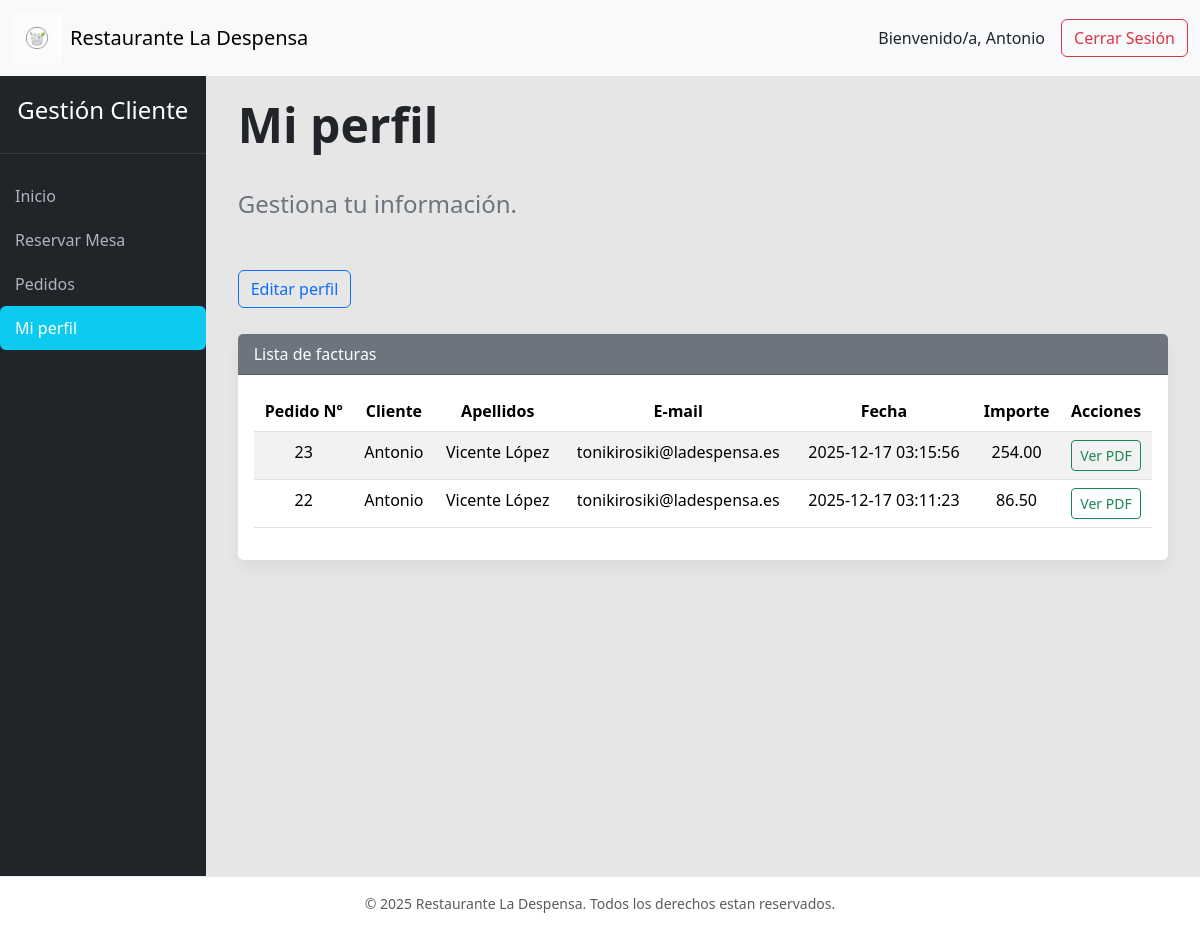
Page /clientes/modperfil.php (signed in) on the earlier database version.
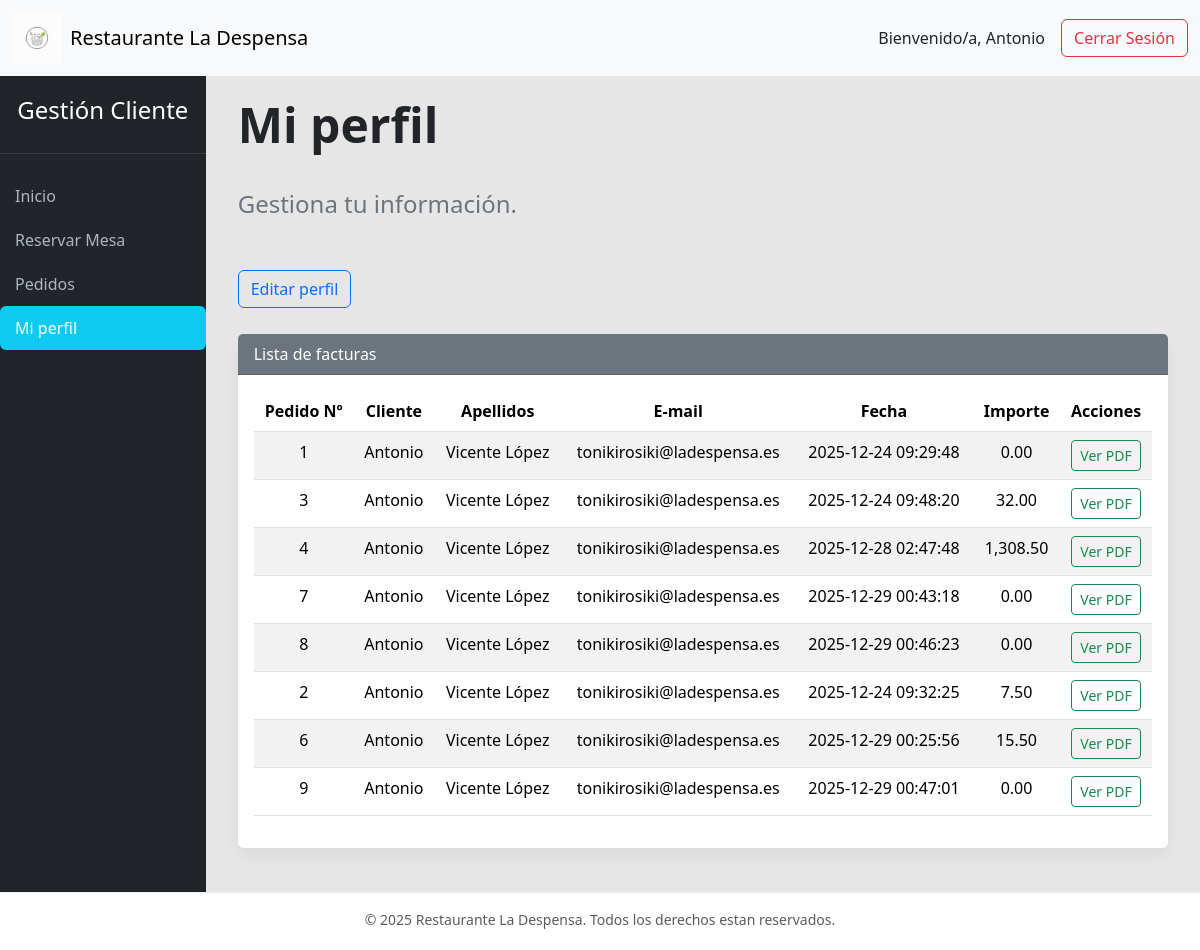
Same page on the later database version.
### tables this page shows
CREATE TABLE `pedido` (
  `idped` int(11) NOT NULL,
  `usuario` varchar(9) NOT NULL,
  `nmesa` int(11) NOT NULL,
  `estado` tinyint(1) NOT NULL,
  `fecha` timestamp NOT NULL DEFAULT current_timestamp() ON UPDATE current_timestamp()
);

CREATE TABLE `usuario` (
  `dni` varchar(9) NOT NULL,
  `nombre` varchar(255) NOT NULL,
  `apellidos` varchar(255) DEFAULT NULL,
  `rol` int(11) NOT NULL,
  `email` varchar(255) NOT NULL,
  `telefono` varchar(15) NOT NULL,
  `direccion` varchar(255) DEFAULT NULL,
  `pass` varchar(255) NOT NULL,
  `estado` tinyint(1) NOT NULL DEFAULT 0 COMMENT 'bloqueado=1 desbloqueado=0'
);

### clientes/modperfil.php (the view, shortened to what this page needs)
<?php
include("../conexion.php");
?>
<!doctype html>
<html lang="es">
<head>
    <?php
    include("../head.php");
    ?>
</head>
<body>
    <div class="d-flex flex-column w-100">
        <?php
        include("../nav.php");
        ?>
        <div class="wrapper">
            <?php
            include("navbar.php");
            ?>
            <div id="content">
                <div class="container-fluid">
                    <h1 class="page-heading">Mi perfil</h1>
                    <p class="subheading">Gestiona tu información.</p>
                    <p>
                        <button class="btn btn-outline-primary" type="button" data-bs-toggle="collapse" data-bs-target="#collapseWidthExample" aria-expanded="false" aria-controls="collapseWidthExample">
                            Editar perfil
                        </button>
                    </p>
                    <div style="min-height: 10px;">
                    </div>
                    <div class="card">
                        <div class="card-header bg-secondary text-white">
                            Lista de facturas
                        </div>
                        <div class="card-body">
                            <div class="table-responsive">
                                <table class="table table-striped table-hover">
                                    <thead>
                                        <tr class='text-center'>
                                            <th>Pedido Nº</th>
                                            <th>Cliente</th>
                                            <th>Apellidos</th>
                                            <th>E-mail</th>
                                            <th>Fecha</th>
                                            <th>Importe</th>
                                            <th>Acciones</th>
                                        </tr>
                                    </thead>
                                    <tbody>
                                        <?php
                                        $dni = $_SESSION['dni'];
                                        $datos_user = "SELECT * FROM usuario WHERE dni='$dni'";
                                        $res3 = mysqli_query($conn, $datos_user);
                                        $row3 = mysqli_fetch_assoc($res3);
                                        $email = $row3['email'];
                                        $nombre = $row3['nombre'];
                                        $apellidos = $row3['apellidos'];
                                        $pedidos_cons = "SELECT * FROM pedido WHERE usuario='$dni'";
                                        $res = mysqli_query($conn, $pedidos_cons);
                                        if ($res && mysqli_num_rows($res) > 0) {
                                            while ($row = mysqli_fetch_assoc($res)) {
                                                $total = 0;
                                                $idped = $row['idped'];
                                                $fecha = $row['fecha'];
                                                $consulta_pedido_producto = "SELECT SUM(p.precio*pp.cant) AS total FROM pedido_producto pp, producto p WHERE pp.idprod = p.idprod AND pp.idped =$idped";
                                                $res2 = mysqli_query($conn, $consulta_pedido_producto);
                                                while ($row2 = mysqli_fetch_assoc($res2)) {
                                                    $total = $row2['total'];
                                                }
                                        ?>
                                                <tr class='text-center'>
                                                    <td> <?php echo $idped; ?> </td>
                                                    <td> <?php echo $nombre; ?> </td>
                                                    <td> <?php echo $apellidos; ?> </td>
                                                    <td> <?php echo $email; ?> </td>
                                                    <td> <?php echo $fecha; ?> </td>
                                                    <td> <?php echo number_format($total, 2); ?> </td>
                                                    <td><a href="PDF/factura.php?id=' <?php echo $idped; ?>'" class="btn btn-sm btn-outline-success">Ver PDF</a></td>
                                                </tr>
                                        <?php
                                            }
                                        }
                                        ?>
                                    </tbody>
                                </table>
                            </div>
                        </div>
                    </div>
                </div>
            </div>
        </div>
        <?php
        include("../footer.php");
        ?>
    </div>
</body>
</html>

Differences in the rows shown:
removed pedido: idped "23", usuario.nombre "Antonio", usuario.apellidos "Vicente López", usuario.email "tonikirosiki@ladespensa.es", fecha "2025-12-17 03:15:56", total "254.00"
removed pedido: idped "22", usuario.nombre "Antonio", usuario.apellidos "Vicente López", usuario.email "tonikirosiki@ladespensa.es", fecha "2025-12-17 03:11:23", total "86.50"
added pedido: idped "1", usuario.nombre "Antonio", usuario.apellidos "Vicente López", usuario.email "tonikirosiki@ladespensa.es", fecha "2025-12-24 09:29:48", total "0.00"
added pedido: idped "3", usuario.nombre "Antonio", usuario.apellidos "Vicente López", usuario.email "tonikirosiki@ladespensa.es", fecha "2025-12-24 09:48:20", total "32.00"
added pedido: idped "4", usuario.nombre "Antonio", usuario.apellidos "Vicente López", usuario.email "tonikirosiki@ladespensa.es", fecha "2025-12-28 02:47:48", total "1,308.50"
added pedido: idped "7", usuario.nombre "Antonio", usuario.apellidos "Vicente López", usuario.email "tonikirosiki@ladespensa.es", fecha "2025-12-29 00:43:18", total "0.00"
added pedido: idped "8", usuario.nombre "Antonio", usuario.apellidos "Vicente López", usuario.email "tonikirosiki@ladespensa.es", fecha "2025-12-29 00:46:23", total "0.00"
added pedido: idped "2", usuario.nombre "Antonio", usuario.apellidos "Vicente López", usuario.email "tonikirosiki@ladespensa.es", fecha "2025-12-24 09:32:25", total "7.50"
added pedido: idped "6", usuario.nombre "Antonio", usuario.apellidos "Vicente López", usuario.email "tonikirosiki@ladespensa.es", fecha "2025-12-29 00:25:56", total "15.50"
added pedido: idped "9", usuario.nombre "Antonio", usuario.apellidos "Vicente López", usuario.email "tonikirosiki@ladespensa.es", fecha "2025-12-29 00:47:01", total "0.00"
